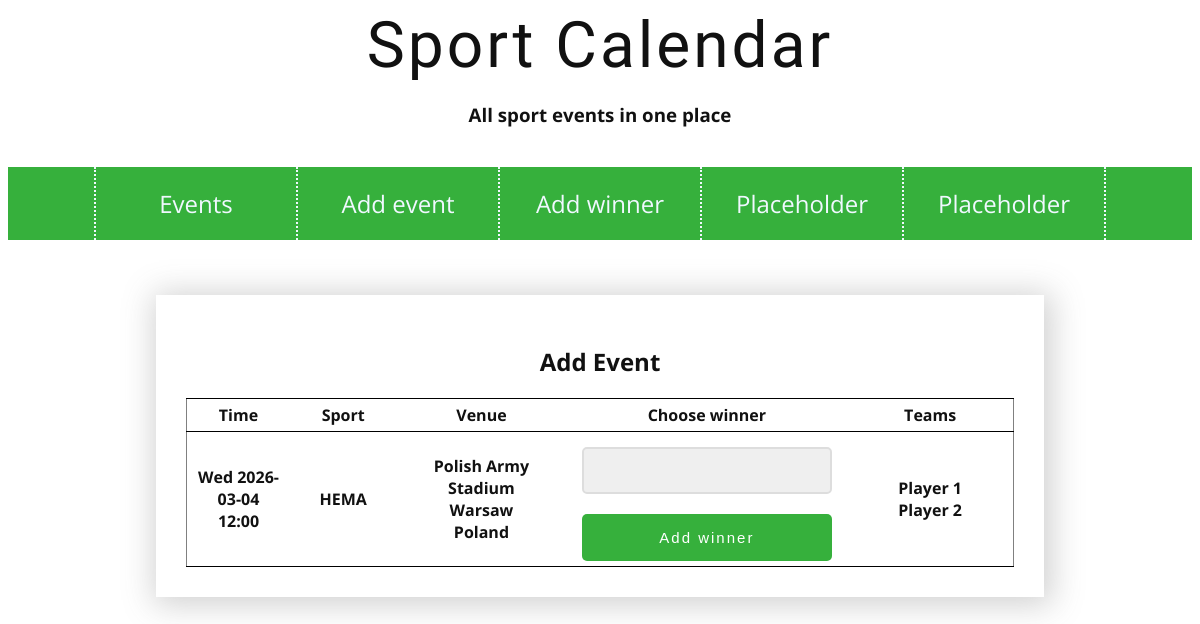
/add_winner.php (signed in), run on the app's committed database.
### tables this page shows
CREATE TABLE `event` (
  `event_id` int(11) NOT NULL,
  `_sport_id` int(11) NOT NULL,
  `_venue_id` int(11) NOT NULL,
  `_competition_id` int(11) NOT NULL,
  `_winner` int(11) DEFAULT NULL,
  `date` date NOT NULL,
  `time` time NOT NULL,
  `status` varchar(25) NOT NULL,
  `description` text NOT NULL
);

CREATE TABLE `sport` (
  `sport_id` int(11) NOT NULL,
  `name` varchar(255) NOT NULL
);

CREATE TABLE `venue` (
  `venue_id` int(11) NOT NULL,
  `_location_id` int(11) DEFAULT NULL,
  `name` varchar(255) NOT NULL,
  `address` varchar(255) NOT NULL,
  `capacity` int(11) NOT NULL
);

CREATE TABLE `location` (
  `location_id` int(11) NOT NULL,
  `country` varchar(255) NOT NULL,
  `city` varchar(255) NOT NULL
);

### get_players.php (called while the page is built, shortened)
<?php
    function get_players(array $event_ids){
        global $connection;
        $id_list=$event_ids[0];
        for($i=1;$i<sizeof($event_ids);$i++){
            $id_list.=",$event_ids[$i]";
        }
        $query=$connection->query("SELECT _event_id,name,_team_id FROM teams_playing join team on team.team_id=teams_playing._team_id where _event_id in($id_list)");
        $teams=$query->fetchAll();
        $team_event=[];
        foreach($teams as $team){
            if(array_key_exists($team["_event_id"],$team_event)) $team_event[$team["_event_id"]].=";{$team['name']}";
            else $team_event[$team["_event_id"]]=$team['name'];
        }
        return $team_event;
    }
?>

### add_winner.php (the view, shortened to what this page needs)
<?php
require('connect.php');
?>
<html lang="en">
<head>
    <link rel="stylesheet" href="main.css">
</head>
<body>
    <div id="wrapper">
        <div class="container">
            <main>
            <h2>Add Event</h2>
            <?php
                $sql='SELECT event_id,date,time,venue.name as v_name,city,country,sport.name as s_name
                FROM event JOIN competition ON competition.competition_id=event._competition_id join sport on sport.sport_id=event._sport_id
                join venue ON venue.venue_id=event._venue_id join location on location.location_id=venue._location_id
                where status="played" and _winner IS NULL';
                $query=$connection->query($sql);
                $results=$query->fetchAll();
                $event_ids=[];
                for($i=0;$i<sizeof($results);$i++) array_push($event_ids,$results[$i]["event_id"]);
                require("get_players.php");
                $team_event=get_players($event_ids);
            ?>
             <table border="1" cellpadding="10" cellspacing="0">
                    <thead>
                        <tr><th>Time</th><th>Sport</th><th>Venue</th><th>Choose winner</th><th>Teams</th></tr>
                    </thead>
                    <tbody>
                    <?php
                        $i=0;
                        foreach($results as $result){
                            $time=date('D',strtotime($result['date']))." {$result['date']}";
                            $teams=str_replace(';','</br>',$team_event[$result['event_id']]);
                            $team_names=explode(";",$team_event[$result['event_id']]);
                            echo "<tr><th>$time</br>".substr($result['time'],0,5)."</th><th>{$result['s_name']}</th><th>{$result['v_name']}</br>{$result['city']}</br>{$result['country']}</th>
                            <th> <input type=\"text\" id=\"team$i\" name=\"{$result["event_id"]}\" list=\"teams$i\"><button onclick=\"selected_winner($i)\">Add winner</button></th><th>$teams</th></tr>";
                            for($i=0;$i<sizeof($team_names);$i++) echo"<option value=\"$team_names[$i]\">";
                            $i++;
                        }
                    ?>
                    </tbody>
                </table>
            </main>
        </div>
    </div>
</body>
</html>

### main.css (style rules this page uses)
body { background-image: url("img/hexellence.png"); font-size: 16px; font-family: 'Open Sans', sans-serif; color: #111; }
a:link { color: #36b03c; text-decoration: none; }
h1 { font-family: 'Lobster', cursive; font-size: 64px; font-weight: 400; text-align: center; letter-spacing: 3px; margin-top: 0px; margin-bottom: 10px; }
.container { background-color: white; width: 70%; padding: 30px; margin-left: auto; margin-right: auto; margin-top: 55px; -webkit-box-shadow: 3px 3px 30px 5px rgba(204,204,204,0.9); -moz-box-shadow: 3px 3px 30px 5px rgba(204,204,204,0.9); box-shadow: 3px 3px 30px 5px rgba(204,204,204,0.9); text-align: center; }
button { width: 250px; display: block; background-color: #36b03c; font-size: 15px; color: white; padding: 15px 10px; margin-top: 10px; margin-left: auto; margin-right: auto; border: none; border-radius: 5px; cursor: pointer; letter-spacing: 2px; outline: none; }
input[type=text], input[type=email], input[type=password] { width: 250px; background-color: #efefef; color: #666; border: 2px solid #ddd; border-radius: 5px; font-size: 20px; padding: 10px; box-sizing: border-box; outline: none; margin:10px; }
table { table-layout: fixed; margin-left: auto; margin-right: auto; border-collapse: collapse; border-top: 1px solid black; border-bottom: 1px solid black; }
th, td { border-left: none; border-right: none; padding: 5px; width: 100%; }
th:nth-child(1) { width:15% }
th:nth-child(2) { width:15% }
th:nth-child(3) { width:25% }
th:nth-child(4) { width:20% }
th:nth-child(5) { width:25% }
#wrapper { text-align: center; }
#menu { background-color: #36b03c; display: flex; justify-content: center; margin:40px 0px; align-items: center; position:sticky; top: 0; }
.linkmenu { color:aliceblue !important; width: 200px; padding: 20px 0px; border-right:2px dotted aliceblue; text-align: center; font-size: 24px; }
.linkmenu:first-child { border-left: 2px dotted aliceblue; }

### data on the page
event: date "Wed 2026-03-04", time "12:00", _sport.name "HEMA", _venue.name "Polish Army Stadium", location.city "Warsaw", location.country "Poland", event_id "Player 1 Player 2"
